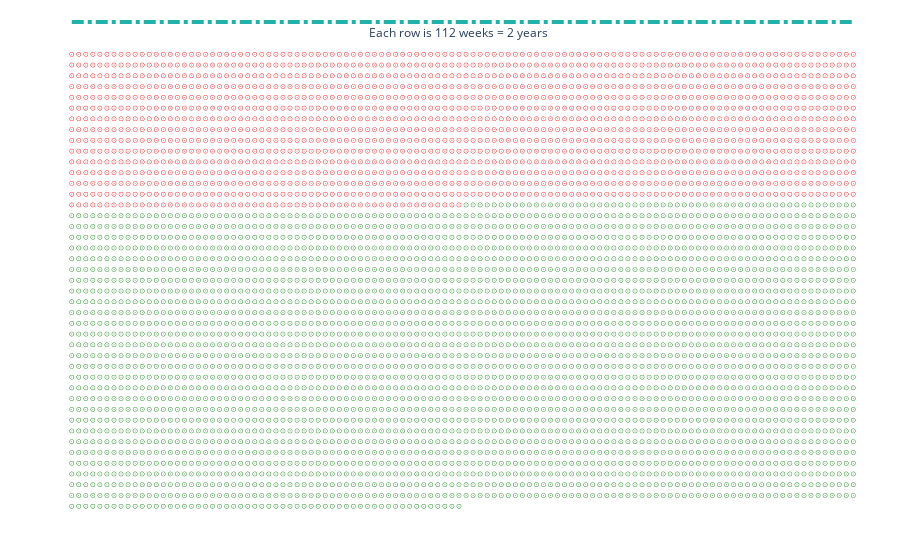

Source (notebook cell):
### Code cell
fig = px.scatter(x=x, y=y, color=color,
                 color_discrete_map={'completed':'red', 'remaining':'green'}
                 )
fig.add_shape(type="line",
    x0=1, y0=-2, x1=112, y1=-2,
    line=dict(
        color="LightSeaGreen",
        width=4,
        dash="dashdot",
    )
)
fig.add_annotation(text="Each row is 112 weeks = 2 years",
                  xref="x", yref="y",
                  x=56, y=-1, showarrow=False)
fig.update_layout(showlegend=False, margin=dict(l=0, t=20, r=0, b=0, pad=0),
                  paper_bgcolor='rgba(0,0,0,0)',
                   plot_bgcolor='rgba(0,0,0,0)',
                   hovermode=False)
fig.update_traces(marker_size=4, marker_symbol='circle-open-dot', marker_line_width=0.5)
fig.update_yaxes(showgrid=False, fixedrange=True, showticklabels=False, zeroline=False, autorange='reversed', title="")
fig.update_xaxes(showgrid=False, showticklabels=False, zeroline=False, title="")

### Figure 1 — Plotly figure (JSON) as saved in the notebook; plotly's stock layout.template omitted (floating-point values rounded to 4 significant figures; data arrays with more than 128 entries replaced by an {"elided": "..."} marker saying what was removed)
{"data": [{"hovertemplate": "color=completed<br>x=%{x}<br>y=%{y}<extra></extra>", "legendgroup": "completed", "marker": {"color": "red", "line": {"width": 0.5}, "size": 4, "symbol": "circle-open-dot"}, "mode": "markers", "name": "completed", "showlegend": true, "type": "scattergl", "x": {"elided": "1624 int values"}, "xaxis": "x", "y": {"elided": "1624 int values"}, "yaxis": "y"}, {"hovertemplate": "color=remaining<br>x=%{x}<br>y=%{y}<extra></extra>", "legendgroup": "remaining", "marker": {"color": "green", "line": {"width": 0.5}, "size": 4, "symbol": "circle-open-dot"}, "mode": "markers", "name": "remaining", "showlegend": true, "type": "scattergl", "x": {"elided": "3136 int values"}, "xaxis": "x", "y": {"elided": "3136 int values"}, "yaxis": "y"}], "layout": {"annotations": [{"showarrow": false, "text": "Each row is 112 weeks = 2 years", "x": 56, "xref": "x", "y": -1, "yref": "y"}], "hovermode": false, "legend": {"title": {"text": "color"}, "tracegroupgap": 0}, "margin": {"b": 0, "l": 0, "pad": 0, "r": 0, "t": 20}, "paper_bgcolor": "rgba(0,0,0,0)", "plot_bgcolor": "rgba(0,0,0,0)", "shapes": [{"line": {"color": "LightSeaGreen", "dash": "dashdot", "width": 4}, "type": "line", "x0": 1, "x1": 112, "y0": -2, "y1": -2}], "showlegend": false, "xaxis": {"anchor": "y", "domain": [0, 1], "showgrid": false, "showticklabels": false, "title": {"text": ""}, "zeroline": false}, "yaxis": {"anchor": "x", "autorange": "reversed", "domain": [0, 1], "fixedrange": true, "showgrid": false, "showticklabels": false, "title": {"text": ""}, "zeroline": false}}}
